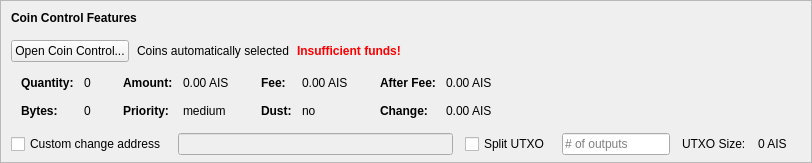
    <widget class="QFrame" name="frameCoinControl">
     <property name="sizePolicy">
      <sizepolicy hsizetype="Expanding" vsizetype="Expanding">
       <horstretch>0</horstretch>
       <verstretch>0</verstretch>
      </sizepolicy>
     </property>
     <property name="maximumSize">
      <size>
       <width>16777215</width>
       <height>16777215</height>
      </size>
     </property>
     <property name="frameShape">
      <enum>QFrame::StyledPanel</enum>
     </property>
     <property name="frameShadow">
      <enum>QFrame::Sunken</enum>
     </property>
     <layout class="QVBoxLayout" name="verticalLayoutCoinControl2">
      <property name="spacing">
       <number>0</number>
      </property>
      <property name="leftMargin">
       <number>0</number>
      </property>
      <property name="topMargin">
       <number>0</number>
      </property>
      <property name="rightMargin">
       <number>0</number>
      </property>
      <property name="bottomMargin">
       <number>6</number>
      </property>
      <item>
       <layout class="QVBoxLayout" name="verticalLayoutCoinControl" stretch="0,0,0,0,1">
        <property name="spacing">
         <number>0</number>
        </property>
        <property name="leftMargin">
         <number>10</number>
        </property>
        <property name="topMargin">
         <number>10</number>
        </property>
        <item>
         <layout class="QHBoxLayout" name="horizontalLayoutCoinControl1">
          <property name="bottomMargin">
           <number>15</number>
          </property>
          <item>
           <widget class="QLabel" name="labelCoinControlFeatures">
            <property name="sizePolicy">
             <sizepolicy hsizetype="Preferred" vsizetype="Maximum">
              <horstretch>0</horstretch>
              <verstretch>0</verstretch>
             </sizepolicy>
            </property>
            <property name="font">
             <font>
              <weight>75</weight>
              <bold>true</bold>
             </font>
            </property>
            <property name="styleSheet">
             <string notr="true">font-weight:bold;</string>
            </property>
            <property name="text">
             <string>Coin Control Features</string>
            </property>
           </widget>
          </item>
         </layout>
        </item>
        <item>
         <layout class="QHBoxLayout" name="horizontalLayoutCoinControl2" stretch="0,0,0,0">
          <property name="spacing">
           <number>8</number>
          </property>
          <property name="bottomMargin">
           <number>10</number>
          </property>
          <item>
           <widget class="QPushButton" name="pushButtonCoinControl">
            <property name="styleSheet">
             <string notr="true"/>
            </property>
            <property name="text">
             <string>Open Coin Control...</string>
            </property>
            <property name="autoDefault">
             <bool>false</bool>
            </property>
           </widget>
          </item>
          <item>
           <widget class="QLabel" name="labelCoinControlAutomaticallySelected">
            <property name="text">
             <string>Coins automatically selected</string>
            </property>
            <property name="margin">
             <number>5</number>
            </property>
           </widget>
          </item>
          <item>
           <widget class="QLabel" name="labelCoinControlInsuffFunds">
            <property name="font">
             <font>
              <weight>75</weight>
              <bold>true</bold>
             </font>
            </property>
            <property name="styleSheet">
             <string notr="true">color:red;font-weight:bold;</string>
            </property>
            <property name="text">
             <string>Insufficient funds!</string>
            </property>
            <property name="margin">
             <number>5</number>
            </property>
           </widget>
          </item>
          <item>
           <spacer name="horizontalSpacerCoinControl">
            <property name="orientation">
             <enum>Qt::Horizontal</enum>
            </property>
            <property name="sizeHint" stdset="0">
             <size>
              <width>40</width>
              <height>1</height>
             </size>
            </property>
           </spacer>
          </item>
         </layout>
        </item>
        <item>
         <widget class="QWidget" name="widgetCoinControl" native="true">
          <property name="sizePolicy">
           <sizepolicy hsizetype="Preferred" vsizetype="Preferred">
            <horstretch>0</horstretch>
            <verstretch>0</verstretch>
           </sizepolicy>
          </property>
          <property name="minimumSize">
           <size>
            <width>0</width>
            <height>0</height>
           </size>
          </property>
          <property name="styleSheet">
           <string notr="true"/>
          </property>
          <layout class="QHBoxLayout" name="horizontalLayoutCoinControl5">
           <property name="leftMargin">
            <number>0</number>
           </property>
           <property name="topMargin">
            <number>0</number>
           </property>
           <property name="rightMargin">
            <number>0</number>
           </property>
           <property name="bottomMargin">
            <number>0</number>
           </property>
           <item>
            <layout class="QHBoxLayout" name="horizontalLayoutCoinControl3" stretch="0,0,0,1">
             <property name="spacing">
              <number>20</number>
             </property>
             <property name="topMargin">
              <number>0</number>
             </property>
             <property name="bottomMargin">
              <number>10</number>
             </property>
             <item>
              <layout class="QFormLayout" name="formLayoutCoinControl1">
               <property name="horizontalSpacing">
                <number>10</number>
               </property>
               <property name="verticalSpacing">
                <number>14</number>
               </property>
               <property name="leftMargin">
                <number>10</number>
               </property>
               <property name="topMargin">
                <number>4</number>
               </property>
               <property name="rightMargin">
                <number>6</number>
               </property>
               <item row="0" column="0">
                <widget class="QLabel" name="labelCoinControlQuantityText">
                 <property name="font">
                  <font>
                   <weight>75</weight>
                   <bold>true</bold>
                  </font>
                 </property>
                 <property name="text">
                  <string>Quantity:</string>
                 </property>
                 <property name="margin">
                  <number>0</number>
                 </property>
                </widget>
               </item>
               <item row="0" column="1">
                <widget class="QLabel" name="labelCoinControlQuantity">
                 <property name="cursor">
                  <cursorShape>IBeamCursor</cursorShape>
                 </property>
                 <property name="contextMenuPolicy">
                  <enum>Qt::ActionsContextMenu</enum>
                 </property>
                 <property name="text">
                  <string notr="true">0</string>
                 </property>
                 <property name="margin">
                  <number>0</number>
                 </property>
                 <property name="textInteractionFlags">
                  <set>Qt::LinksAccessibleByMouse|Qt::TextSelectableByKeyboard|Qt::TextSelectableByMouse</set>
                 </property>
                </widget>
               </item>
               <item row="1" column="0">
                <widget class="QLabel" name="labelCoinControlBytesText">
                 <property name="font">
                  <font>
                   <weight>75</weight>
                   <bold>true</bold>
                  </font>
                 </property>
                 <property name="text">
                  <string>Bytes:</string>
                 </property>
                </widget>
               </item>
               <item row="1" column="1">
                <widget class="QLabel" name="labelCoinControlBytes">
                 <property name="cursor">
                  <cursorShape>IBeamCursor</cursorShape>
                 </property>
                 <property name="contextMenuPolicy">
                  <enum>Qt::ActionsContextMenu</enum>
                 </property>
                 <property name="text">
                  <string notr="true">0</string>
                 </property>
                 <property name="textInteractionFlags">
                  <set>Qt::LinksAccessibleByMouse|Qt::TextSelectableByKeyboard|Qt::TextSelectableByMouse</set>
                 </property>
                </widget>
               </item>
              </layout>
             </item>
             <item>
              <layout class="QFormLayout" name="formLayoutCoinControl2">
               <property name="horizontalSpacing">
                <number>10</number>
               </property>
               <property name="verticalSpacing">
                <number>14</number>
               </property>
               <property name="leftMargin">
                <number>6</number>
               </property>
               <property name="topMargin">
                <number>4</number>
               </property>
               <property name="rightMargin">
                <number>6</number>
               </property>
               <item row="0" column="0">
                <widget class="QLabel" name="labelCoinControlAmountText">
                 <property name="font">
                  <font>
                   <weight>75</weight>
                   <bold>true</bold>
                  </font>
                 </property>
                 <property name="text">
                  <string>Amount:</string>
                 </property>
                 <property name="margin">
                  <number>0</number>
                 </property>
                </widget>
               </item>
               <item row="0" column="1">
                <widget class="QLabel" name="labelCoinControlAmount">
                 <property name="cursor">
                  <cursorShape>IBeamCursor</cursorShape>
                 </property>
                 <property name="contextMenuPolicy">
                  <enum>Qt::ActionsContextMenu</enum>
                 </property>
                 <property name="text">
                  <string notr="true">0.00 AIS</string>
                 </property>
                 <property name="textInteractionFlags">
                  <set>Qt::LinksAccessibleByMouse|Qt::TextSelectableByKeyboard|Qt::TextSelectableByMouse</set>
                 </property>
                </widget>
               </item>
               <item row="1" column="0">
                <widget class="QLabel" name="labelCoinControlPriorityText">
                 <property name="font">
                  <font>
                   <weight>75</weight>
                   <bold>true</bold>
                  </font>
                 </property>
                 <property name="text">
                  <string>Priority:</string>
                 </property>
                </widget>
               </item>
               <item row="1" column="1">
                <widget class="QLabel" name="labelCoinControlPriority">
                 <property name="cursor">
                  <cursorShape>IBeamCursor</cursorShape>
                 </property>
                 <property name="contextMenuPolicy">
                  <enum>Qt::ActionsContextMenu</enum>
                 </property>
                 <property name="text">
                  <string>medium</string>
                 </property>
                 <property name="textInteractionFlags">
                  <set>Qt::LinksAccessibleByMouse|Qt::TextSelectableByKeyboard|Qt::TextSelectableByMouse</set>
                 </property>
                </widget>
               </item>
              </layout>
             </item>
             <item>
              <layout class="QFormLayout" name="formLayoutCoinControl3">
               <property name="horizontalSpacing">
                <number>10</number>
               </property>
               <property name="verticalSpacing">
                <number>14</number>
               </property>
               <property name="leftMargin">
                <number>6</number>
               </property>
               <property name="topMargin">
                <number>4</number>
               </property>
               <property name="rightMargin">
                <number>6</number>
               </property>
               <item row="0" column="0">
                <widget class="QLabel" name="labelCoinControlFeeText">
                 <property name="font">
                  <font>
                   <weight>75</weight>
                   <bold>true</bold>
                  </font>
                 </property>
                 <property name="text">
                  <string>Fee:</string>
                 </property>
                 <property name="margin">
                  <number>0</number>
                 </property>
                </widget>
               </item>
               <item row="0" column="1">
                <widget class="QLabel" name="labelCoinControlFee">
                 <property name="cursor">
                  <cursorShape>IBeamCursor</cursorShape>
                 </property>
                 <property name="contextMenuPolicy">
                  <enum>Qt::ActionsContextMenu</enum>
                 </property>
                 <property name="text">
                  <string notr="true">0.00 AIS</string>
                 </property>
                 <property name="textInteractionFlags">
                  <set>Qt::LinksAccessibleByMouse|Qt::TextSelectableByKeyboard|Qt::TextSelectableByMouse</set>
                 </property>
                </widget>
               </item>
               <item row="1" column="0">
                <widget class="QLabel" name="labelCoinControlLowOutputText">
                 <property name="font">
                  <font>
                   <weight>75</weight>
                   <bold>true</bold>
                  </font>
                 </property>
                 <property name="text">
                  <string>Dust:</string>
                 </property>
                </widget>
               </item>
               <item row="1" column="1">
                <widget class="QLabel" name="labelCoinControlLowOutput">
                 <property name="cursor">
                  <cursorShape>IBeamCursor</cursorShape>
                 </property>
                 <property name="contextMenuPolicy">
                  <enum>Qt::ActionsContextMenu</enum>
                 </property>
                 <property name="text">
                  <string>no</string>
                 </property>
                 <property name="textInteractionFlags">
                  <set>Qt::LinksAccessibleByMouse|Qt::TextSelectableByKeyboard|Qt::TextSelectableByMouse</set>
                 </property>
                </widget>
               </item>
              </layout>
             </item>
             <item>
              <layout class="QFormLayout" name="formLayoutCoinControl4">
               <property name="horizontalSpacing">
                <number>10</number>
               </property>
               <property name="verticalSpacing">
                <number>14</number>
               </property>
               <property name="leftMargin">
                <number>6</number>
               </property>
               <property name="topMargin">
                <number>4</number>
               </property>
               <property name="rightMargin">
                <number>6</number>
               </property>
               <item row="0" column="0">
                <widget class="QLabel" name="labelCoinControlAfterFeeText">
                 <property name="font">
                  <font>
                   <weight>75</weight>
                   <bold>true</bold>
                  </font>
                 </property>
                 <property name="text">
                  <string>After Fee:</string>
                 </property>
                 <property name="margin">
                  <number>0</number>
                 </property>
                </widget>
               </item>
               <item row="0" column="1">
                <widget class="QLabel" name="labelCoinControlAfterFee">
                 <property name="cursor">
                  <cursorShape>IBeamCursor</cursorShape>
                 </property>
                 <property name="contextMenuPolicy">
                  <enum>Qt::ActionsContextMenu</enum>
                 </property>
                 <property name="text">
                  <string notr="true">0.00 AIS</string>
                 </property>
                 <property name="textInteractionFlags">
                  <set>Qt::LinksAccessibleByMouse|Qt::TextSelectableByKeyboard|Qt::TextSelectableByMouse</set>
                 </property>
                </widget>
               </item>
               <item row="1" column="0">
                <widget class="QLabel" name="labelCoinControlChangeText">
                 <property name="font">
                  <font>
                   <weight>75</weight>
                   <bold>true</bold>
                  </font>
                 </property>
                 <property name="text">
                  <string>Change:</string>
                 </property>
                </widget>
               </item>
               <item row="1" column="1">
                <widget class="QLabel" name="labelCoinControlChange">
                 <property name="cursor">
                  <cursorShape>IBeamCursor</cursorShape>
                 </property>
                 <property name="contextMenuPolicy">
                  <enum>Qt::ActionsContextMenu</enum>
                 </property>
                 <property name="text">
                  <string notr="true">0.00 AIS</string>
                 </property>
                 <property name="textInteractionFlags">
                  <set>Qt::LinksAccessibleByMouse|Qt::TextSelectableByKeyboard|Qt::TextSelectableByMouse</set>
                 </property>
                </widget>
               </item>
              </layout>
             </item>
            </layout>
           </item>
          </layout>
         </widget>
        </item>
        <item>
         <layout class="QHBoxLayout" name="horizontalLayoutCoinControl4" stretch="0,0,0,0,0,0,0">
          <property name="spacing">
           <number>12</number>
          </property>
          <property name="sizeConstraint">
           <enum>QLayout::SetDefaultConstraint</enum>
          </property>
          <property name="topMargin">
           <number>5</number>
          </property>
          <property name="rightMargin">
           <number>5</number>
          </property>
          <item>
           <widget class="QCheckBox" name="checkBoxCoinControlChange">
            <property name="toolTip">
             <string>If this is activated, but the change address is empty or invalid, change will be sent to a newly generated address.</string>
            </property>
            <property name="text">
             <string>Custom change address</string>
            </property>
           </widget>
          </item>
          <item>
           <widget class="QValidatedLineEdit" name="lineEditCoinControlChange">
            <property name="enabled">
             <bool>false</bool>
            </property>
            <property name="sizePolicy">
             <sizepolicy hsizetype="Expanding" vsizetype="Fixed">
              <horstretch>0</horstretch>
              <verstretch>0</verstretch>
             </sizepolicy>
            </property>
           </widget>
          </item>
          <item>
           <widget class="QCheckBox" name="splitBlockCheckBox">
            <property name="text">
             <string>Split UTXO</string>
            </property>
           </widget>
          </item>
          <item>
           <widget class="QLineEdit" name="splitBlockLineEdit">
            <property name="sizePolicy">
             <sizepolicy hsizetype="Fixed" vsizetype="Fixed">
              <horstretch>50</horstretch>
              <verstretch>0</verstretch>
             </sizepolicy>
            </property>
            <property name="placeholderText">
             <string># of outputs</string>
            </property>
           </widget>
          </item>
          <item>
           <widget class="QLabel" name="labelBlockSizeText">
            <property name="text">
             <string>UTXO Size:</string>
            </property>
           </widget>
          </item>
          <item>
           <widget class="QLabel" name="labelBlockSize">
            <property name="text">
             <string>0 AIS</string>
            </property>
           </widget>
          </item>
          <item>
           <widget class="QLabel" name="labelCoinControlChangeLabel">
            <property name="sizePolicy">
             <sizepolicy hsizetype="Preferred" vsizetype="Expanding">
              <horstretch>0</horstretch>
              <verstretch>0</verstretch>
             </sizepolicy>
            </property>
            <property name="minimumSize">
             <size>
              <width>0</width>
              <height>0</height>
             </size>
            </property>
            <property name="text">
             <string/>
            </property>
            <property name="margin">
             <number>3</number>
            </property>
           </widget>
          </item>
         </layout>
        </item>
        <item>
         <spacer name="verticalSpacerCoinControl">
          <property name="orientation">
           <enum>Qt::Vertical</enum>
          </property>
          <property name="sizeHint" stdset="0">
           <size>
            <width>800</width>
            <height>1</height>
           </size>
          </property>
         </spacer>
        </item>
       </layout>
      </item>
     </layout>
    </widget>
